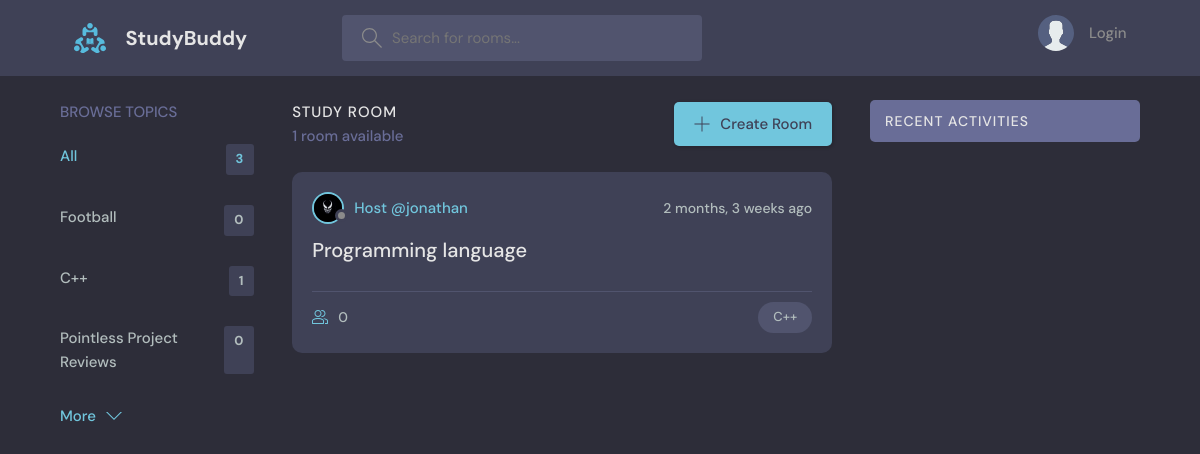
The page / on the database its author committed.
### base/models.py (models this page shows, shortened)
class Topic(models.Model):
    name=models.CharField(max_length=200)

class Room(models.Model):
    host = models.ForeignKey(User, on_delete=models.SET_NULL, null=True)
    topic=models.ForeignKey(Topic,on_delete=models.SET_NULL,null=True)
    name=models.CharField(max_length=200)
    description=models.TextField(null=True,blank=True)
    participants=models.ManyToManyField(User,related_name='participants',blank=True)
    updated=models.DateTimeField(auto_now=True)
    created=models.DateTimeField(auto_now_add=True)
    class Meta:
        ordering=['-updated','-created']

class User(AbstractUser):
    name = models.CharField(max_length=200, null=True)
    email = models.EmailField(unique=True)
    bio = models.TextField(blank=True)
    avatar = models.ImageField(null=True, default="avatar.svg")
    USERNAME_FIELD = 'email'
    REQUIRED_FIELDS = []

### base/views.py (the view)
# urls.py: path('',views.home,name="home"),
def home(request):
    q=request.GET.get('q') if request.GET.get('q')!=None else ''
    rooms = Room.objects.filter(Q(topic__name__icontains=q) | Q(name__icontains=q) | Q(description__icontains=q))
    topics=Topic.objects.all()[0:3]
    room_count=rooms.count()
    room_messages = Message.objects.filter(Q(room__topic__name__icontains=q))
    context={'rooms':rooms,'topics':topics,'room_count':room_count,'room_messages':room_messages}
    return render(request,'base/home.html',context)

### base/templates/base/home.html (shortened to what this page needs)
{% extends 'main.html' %}
{% block content %}
<main class="layout layout--3">
    <div class="container">
    {% include 'base/topic_component.html' %}
    <div class="roomList">
        <div class="roomList__header">
        <div>
            <h2>Study Room</h2>
            {% if room_count == 1 %}
            <p>{{room_count}} room available</p>
            {% else %}
            <p>{{room_count}} rooms available</p>
            {% endif %}
        </div>
        <a class="btn btn--main" href="{% url 'create-room' %}">
            <svg version="1.1" xmlns="http://www.w3.org/2000/svg" width="32" height="32" viewBox="0 0 32 32">
            <title>add</title>
            <path
                d="M16.943 0.943h-1.885v14.115h-14.115v1.885h14.115v14.115h1.885v-14.115h14.115v-1.885h-14.115v-14.115z"
            ></path>
            </svg>
            Create Room
        </a>
        </div>
        {% include 'base/feed_component.html' %}
    </div>
    {% include 'base/activity_component.html' %}
    </div>
</main>
{% endblock %}

### base/templates/base/topic_component.html
<div class="topics">
    <div class="topics__header">
        <h2>Browse Topics</h2>
    </div>
    <ul class="topics__list">
        <li>
            <a href="{% url 'home' %}" class="active">All<span>{{topics.count}}</span></a>
        </li>
        <li>
        {% for topic in topics %}
            <a href="{% url 'home' %}?q={{topic.name}}">{{topic.name}}<span>{{topic.room_set.all.count}}</span></a>
        {% endfor %}
    </ul>
    <a class="btn btn--link" href="{% url 'topics' %}">
        <p>More</p>
        <svg version="1.1" xmlns="http://www.w3.org/2000/svg" width="32" height="32" viewBox="0 0 32 32">
            <title>chevron-down</title>
            <path d="M16 21l-13-13h-3l16 16 16-16h-3l-13 13z"></path>
        </svg>
    </a>
</div>

### base/templates/base/feed_component.html (shortened to what this page needs)
{% for room in rooms %}
<div class="roomListRoom">
    <div class="roomListRoom__header">
        <a href="{% url 'profile' room.host.id %}" class="roomListRoom__author">
            <div class="avatar avatar--small">
                <img src="{{room.host.avatar.url}}" />
            </div>
            <span>Host  @{{room.host.username}}</span>
        </a>
        <div class="roomListRoom__actions">
            <span>{{room.created|timesince}} ago</span>
        </div>
    </div>
    <div class="roomListRoom__content">
        <a href="{% url 'room' room.id %}">{{room.name}} </a>
    </div>
    <div class="roomListRoom__meta">
        <a href="{% url 'room' room.id %}" class="roomListRoom__joined">
            {{room.participants.all.count}}
        </a>
        <p class="roomListRoom__topic">{{room.topic.name}} </p>
    </div>
</div>
{% endfor %}

### static/styles/style.css (style rules this page uses)
:root { --color-main: #71c6dd; --color-main-light: #e1f6fb; --color-dark: #3f4156; --color-dark-medium: #51546e; --color-dark-light: #696d97; --color-light: #e5e5e5; --color-gray: #8b8b8b; --color-light-gray: #b2bdbd; --color-bg: #2d2d39; --color-success: #5dd693; --color-error: #fc4b0b; }
* { font-family: "DM Sans", -apple-system, BlinkMacSystemFont, "Segoe UI", Roboto, Oxygen, Ubuntu, Cantarell, "Open Sans", "Helvetica Neue", sans-serif; margin: 0; padding: 0; box-sizing: border-box; text-rendering: optimizeLegibility; font-size: inherit; }
html { font-size: 56.25%; }
@media only screen and (min-width: 1200px) { html { font-size: 62.5%; } }
body { line-height: 1.6; font-weight: 400; font-size: 1.5rem; color: var(--color-light-gray); background-color: var(--color-bg); min-height: 100vh; }
img { width: 100%; }
a { display: inline-block; color: var(--color-main); text-decoration: none; }
.container { max-width: 120rem; width: 90%; margin: auto; }
.btn { background-color: transparent; border: none; display: inline-flex; align-items: center; gap: 1rem; cursor: pointer; transition: all ease-in-out 0.3s; padding: 1rem 2rem; border-radius: 5px; box-shadow: 1px 1px 3px 1px rgba(0, 0, 0, 0.15); font-weight: 500; }
.btn--link { border-radius: 0; padding: 0; color: var(--color-main); box-shadow: none; }
.btn--main { background-color: var(--color-main); color: var(--color-dark); }
.btn > svg { fill: currentColor; width: 1.6rem; height: 1.6rem; }
.avatar { position: relative; display: inline-block; border-radius: 50%; border: 2px solid var(--color-main); }
.avatar img { display: block; border-radius: 50%; object-fit: cover; object-position: center; }
.avatar::after { content: ""; display: block; position: absolute; background-color: var(--color-gray); z-index: 111; border-radius: 50%; border: 0.3rem solid var(--color-dark); }
.avatar.avatar--small img { width: 2.8rem; height: 2.8rem; }
.avatar.avatar--small:after { width: 0.7rem; height: 0.7rem; bottom: 0px; right: -6px; }
.layout { margin-top: 2.4rem; }
.layout > .container { display: flex; justify-content: space-between; align-items: flex-start; }
.layout--3 > .container > div:first-child { flex-basis: 18%; max-width: 22.5rem; }
.layout--3 > .container > div:nth-child(2) { flex-basis: 50%; }
.topics__header { margin-bottom: 2rem; }
.topics__header h2 { text-transform: uppercase; font-weight: 500; color: var(--color-dark-light); }
.topics__list { list-style: none; }
.topics__list li a { display: flex; justify-content: space-between; margin-bottom: 3rem; font-weight: 500; color: var(--color-light-gray); transition: all 0.3s ease-in-out; }
.topics__list li a.active, .topics__list li a:hover { color: var(--color-main); }
.topics__list li a span { padding: 0.5rem 1rem; background-color: var(--color-dark); border-radius: 3px; font-size: 1.3rem; font-weight: 700; letter-spacing: 1px; }
.roomList__header { display: flex; justify-content: space-between; align-items: center; margin-bottom: 2.4rem; }
.roomList__header h2 { text-transform: uppercase; font-weight: 500; color: var(--color-light); letter-spacing: 1px; }
.roomList__header p { font-weight: 500; color: var(--color-dark-light); }
.roomListRoom { margin-bottom: 2.4rem; background-color: var(--color-dark); border-radius: 1rem; padding: 2rem; }
.roomListRoom__header { display: flex; justify-content: space-between; align-items: center; }
.roomListRoom__author { font-weight: 500; display: flex; align-items: center; gap: 1rem; }
.roomListRoom__actions { display: flex; align-items: flex-start; gap: 1rem; position: relative; }
.roomListRoom__actions span { font-size: 1.4rem; font-weight: 500; }
.roomListRoom__content { margin: 1rem 0; }
.roomListRoom__content a { font-size: 2rem; font-weight: 500; margin-bottom: 1.5rem; color: var(--color-light); transition: all 0.3s ease-in-out; }
.roomListRoom__meta { border-top: 1px solid var(--color-dark-medium); padding-top: 1rem; display: flex; align-items: center; justify-content: space-between; }
.roomListRoom__joined { color: var(--color-light-gray); display: flex; align-items: center; gap: 1rem; font-size: 1.4rem; font-weight: 500; }
.roomListRoom__joined svg { fill: var(--color-main); width: 1.6rem; height: 1.6rem; }
.roomListRoom__topic { padding: 5px 1.5rem; background-color: var(--color-dark-medium); border-radius: 5rem; font-weight: 500; font-size: 1.3rem; }

### rows shown on the page
Topic: name "Football", room_set.all.count "0"
Topic: name "C++", room_set.all.count "1"
Topic: name "Pointless Project Reviews", room_set.all.count "0"
Room: host.avatar (picture), host.username "jonathan", created "2 months, 3 weeks", name "Programming language", participants.all.count "0", topic.name "C++"

### other values the page prints
{{ topics.count }} "3"
{{ room_count }} "1"
